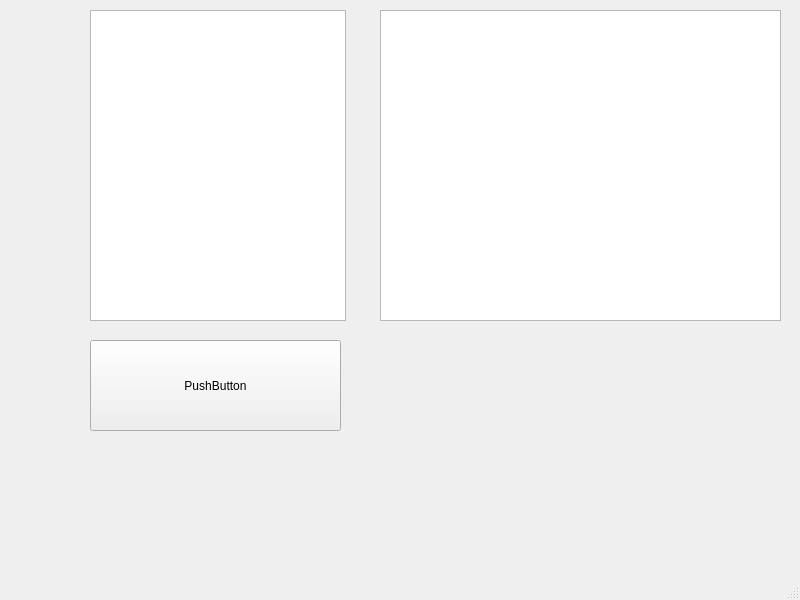
<?xml version="1.0" encoding="UTF-8"?>
<ui version="4.0">
 <class>MainWindow</class>
 <widget class="QMainWindow" name="MainWindow">
  <property name="geometry">
   <rect>
    <x>0</x>
    <y>0</y>
    <width>800</width>
    <height>600</height>
   </rect>
  </property>
  <property name="windowTitle">
   <string>MainWindow</string>
  </property>
  <widget class="QWidget" name="centralwidget">
   <widget class="QListView" name="listView">
    <property name="geometry">
     <rect>
      <x>90</x>
      <y>10</y>
      <width>256</width>
      <height>311</height>
     </rect>
    </property>
   </widget>
   <widget class="QTableView" name="tableView">
    <property name="geometry">
     <rect>
      <x>380</x>
      <y>10</y>
      <width>401</width>
      <height>311</height>
     </rect>
    </property>
   </widget>
   <widget class="QPushButton" name="pushButton">
    <property name="geometry">
     <rect>
      <x>90</x>
      <y>340</y>
      <width>251</width>
      <height>91</height>
     </rect>
    </property>
    <property name="text">
     <string>PushButton</string>
    </property>
   </widget>
  </widget>
  <widget class="QMenuBar" name="menubar">
   <property name="geometry">
    <rect>
     <x>0</x>
     <y>0</y>
     <width>800</width>
     <height>37</height>
    </rect>
   </property>
  </widget>
  <widget class="QStatusBar" name="statusbar"/>
 </widget>
 <resources/>
 <connections/>
</ui>
